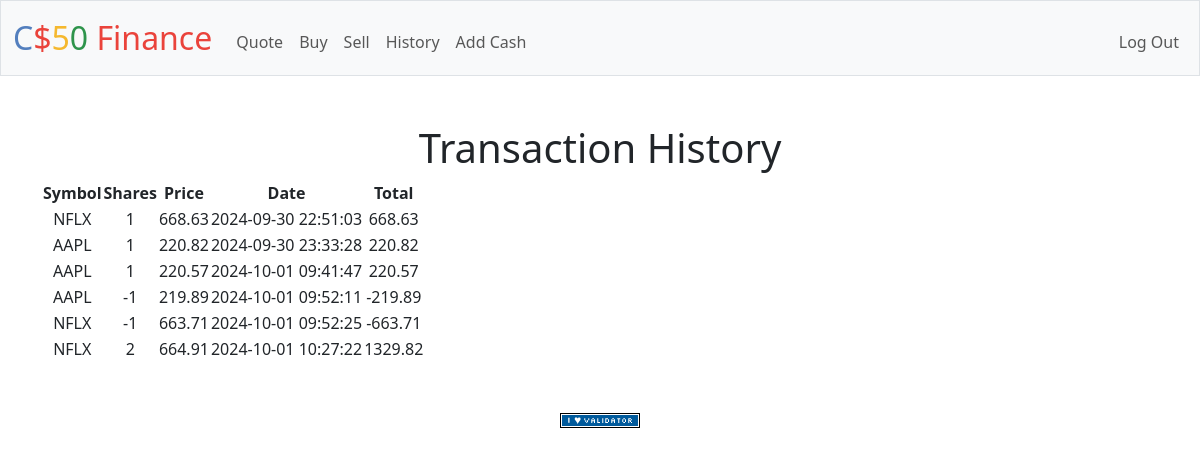
The app's page /history (signed in) with its own data.
### tables this page shows
CREATE TABLE 'transactions' ('id' INTEGER PRIMARY KEY AUTOINCREMENT NOT NULL, 'user_id' INTEGER, 'symbol' TEXT, 'shares' INTEGER, 'price' REAL, 'date' DATETIME);

### app.py (the view)
@app.route("/history")
@login_required
def history():
    user_id = session["user_id"]
    transactions_db = db.execute("SELECT * FROM transactions WHERE user_id = ?", user_id)
    return render_template("history.html", transactions=transactions_db)

### app.py (called while the page is built)
@app.after_request
def after_request(response):
    response.headers["Cache-Control"] = "no-cache, no-store, must-revalidate"
    response.headers["Expires"] = 0
    response.headers["Pragma"] = "no-cache"
    return response

### helpers.py (called while the page is built)
def login_required(f):
    @wraps(f)
    def decorated_function(*args, **kwargs):
        if session.get("user_id") is None:
            return redirect("/login")
        return f(*args, **kwargs)
    return decorated_function

### templates/history.html (shortened to what this page needs)
{% extends "layout.html" %}
{% block main %}
    <h1>Transaction History</h1>
    {% if transactions %}
        <table>
            <thead>
                <tr>
                    <th>Symbol</th>
                    <th>Shares</th>
                    <th>Price</th>
                    <th>Date</th>
                    <th>Total</th>
                </tr>
            </thead>
            <tbody>
                {% for row in transactions %}
                <tr>
                    <td>{{ row["symbol"] }}</td>
                    <td>{{ row["shares"] }}</td>
                    <td>{{ row["price"] }}</td>
                    <td>{{ row["date"] }}</td>
                    <td>{{ '%.2f' | format(row["shares"] * row["price"]) }}</td>
                </tr>
                {% endfor %}
            </tbody>
        </table>
    {% else %}
        <p>No transactions found.</p>
    {% endif %}
{% endblock %}

### templates/layout.html (shortened to what this page needs)
<!DOCTYPE html>
<html lang="en">
    <head>
        <link href="https://cdn.jsdelivr.net/npm/bootstrap@5.3.3/dist/css/bootstrap.min.css" rel="stylesheet">
        <link href="/static/styles.css" rel="stylesheet">
    </head>
    <body>
        <nav class="bg-light border navbar navbar-expand-md navbar-light">
            <div class="container-fluid">
                <a class="navbar-brand" href="/"><span class="blue">C</span><span class="red">$</span><span class="yellow">5</span><span class="green">0</span> <span class="red">Finance</span></a>
                <div class="collapse navbar-collapse" id="navbar">
                    {% if session["user_id"] %}
                        <ul class="navbar-nav me-auto mt-2">
                            <li class="nav-item"><a class="nav-link" href="/quote">Quote</a></li>
                            <li class="nav-item"><a class="nav-link" href="/buy">Buy</a></li>
                            <li class="nav-item"><a class="nav-link" href="/sell">Sell</a></li>
                            <li class="nav-item"><a class="nav-link" href="/history">History</a></li>
                            <li class="nav-item"><a class="nav-link" href="/add">Add Cash</a></li>
                        </ul>
                        <ul class="navbar-nav ms-auto mt-2">
                            <li class="nav-item"><a class="nav-link" href="/logout">Log Out</a></li>
                        </ul>
                    {% else %}
                        <ul class="navbar-nav ms-auto mt-2">
                            <li class="nav-item"><a class="nav-link" href="/register">Register</a></li>
                            <li class="nav-item"><a class="nav-link" href="/login">Log In</a></li>
                        </ul>
                    {% endif %}
                </div>
            </div>
        </nav>
        <main class="container py-5 text-center">
            {% block main %}{% endblock %}
        </main>
        <footer class="mb-5">
            <form action="https://validator.w3.org/check" class="text-center" enctype="multipart/form-data" method="post" target="_blank">
                <input alt="Validate" src="/static/I_heart_validator.png" type="image">
            </form>
        </footer>
    </body>
</html>

### static/styles.css (style rules this page uses)
nav .navbar-brand { font-size: xx-large; }
nav .navbar-brand .blue { color: #537fbe; }
nav .navbar-brand .red { color: #ea433b; }
nav .navbar-brand .yellow { color: #f5b82e; }
nav .navbar-brand .green { color: #2e944b; }

### records on screen
transactions: symbol "NFLX", shares "1", price "668.63", date "2024-09-30 22:51:03", row['shares']*row['price'] "668.63"
transactions: symbol "AAPL", shares "1", price "220.82", date "2024-09-30 23:33:28", row['shares']*row['price'] "220.82"
transactions: symbol "AAPL", shares "1", price "220.57", date "2024-10-01 09:41:47", row['shares']*row['price'] "220.57"
transactions: symbol "AAPL", shares "-1", price "219.89", date "2024-10-01 09:52:11", row['shares']*row['price'] "-219.89"
transactions: symbol "NFLX", shares "-1", price "663.71", date "2024-10-01 09:52:25", row['shares']*row['price'] "-663.71"
transactions: symbol "NFLX", shares "2", price "664.91", date "2024-10-01 10:27:22", row['shares']*row['price'] "1329.82"
